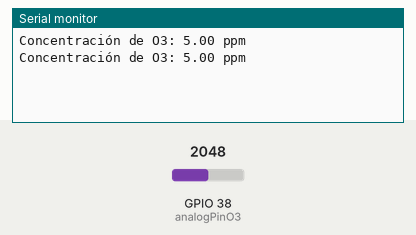
Recording of a sketch running on a simulated ESP32. On the bench: the last lines printed to the serial monitor. The test bench sets the inputs (shaded band); at power-on: GPIO 38 (analogPinO3) = 2048.

Above: at 1.8 s.
1.9 s: GPIO 38 (analogPinO3) set to 2866
At 2.8 s:
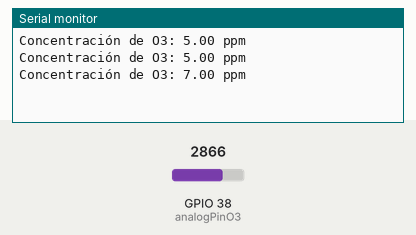
3.4 s: GPIO 38 (analogPinO3) set to 3603
At 4.8 s:
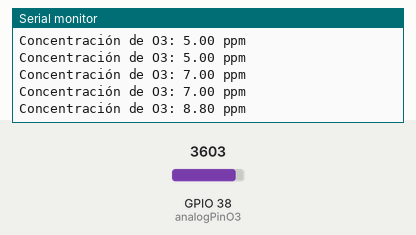
Timing chart, 0 to 6.4 s (numbered marks = the images above; inputs shaded):
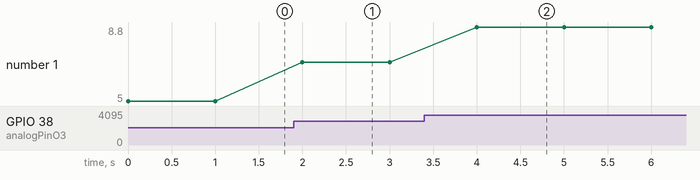

Measured:
- after the input at 1.9 s, the serial monitor: prints a new line after 0.10 s (image 1)
- after the input at 3.4 s, the serial monitor: prints a new line after 0.60 s (image 2)
- plotted number 1: 5 → 7 after the input at 1.9 s, 7 → 8.8 after the input at 3.4 s

The sketch:

ZE14_O3.ino
```cpp
// Variables globales
const int analogPinO3 = 38; // Reemplaza 38 con el pin al que está conectado tu sensor de O3
const int maxAnalogReadO3 = 4095; // Máximo valor de lectura analógica en Arduino
const float vRefO3 = 3.3; // Voltaje de referencia en Arduino (3.3V para ESP32, 5V para algunos Arduinos)
const float maxPpmO3 = 10.0; // Máximo valor de concentración de ozono en ppm

// Función para leer el sensor de ozono
float leerSensorO3() {
  int sensorValue = analogRead(analogPinO3);
  float voltage = (sensorValue * vRefO3) / maxAnalogReadO3;
  float ppm = (voltage * maxPpmO3) / vRefO3;
  return ppm;
}

void setup() {
  Serial.begin(115200);
}

void loop() {
  float concentracionO3 = leerSensorO3();

  Serial.print("Concentración de O3: ");
  Serial.print(concentracionO3, 2);
  Serial.println(" ppm");

  delay(1000);
}
```
